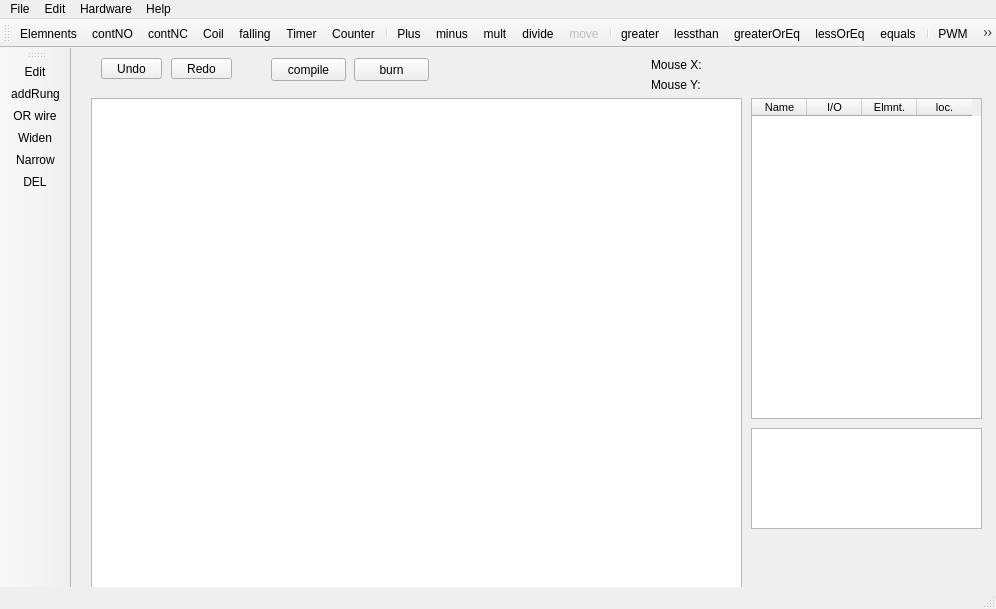
 <widget class="QMainWindow" name="MainWindow">
  <property name="geometry">
   <rect>
    <x>0</x>
    <y>0</y>
    <width>996</width>
    <height>609</height>
   </rect>
  </property>
  <property name="windowTitle">
   <string>Waltech Ladder Maker</string>
  </property>
  <widget class="QWidget" name="centralwidget">
   <widget class="QGraphicsView" name="graphicsView">
    <property name="geometry">
     <rect>
      <x>20</x>
      <y>50</y>
      <width>651</width>
      <height>521</height>
     </rect>
    </property>
    <property name="sizePolicy">
     <sizepolicy hsizetype="Expanding" vsizetype="Expanding">
      <horstretch>0</horstretch>
      <verstretch>0</verstretch>
     </sizepolicy>
    </property>
    <property name="mouseTracking">
     <bool>true</bool>
    </property>
   </widget>
   <widget class="QLabel" name="label">
    <property name="geometry">
     <rect>
      <x>580</x>
      <y>10</y>
      <width>50</width>
      <height>13</height>
     </rect>
    </property>
    <property name="text">
     <string>Mouse X:</string>
    </property>
   </widget>
   <widget class="QLabel" name="label_2">
    <property name="geometry">
     <rect>
      <x>630</x>
      <y>10</y>
      <width>50</width>
      <height>13</height>
     </rect>
    </property>
    <property name="text">
     <string/>
    </property>
   </widget>
   <widget class="QLabel" name="label_3">
    <property name="geometry">
     <rect>
      <x>580</x>
      <y>30</y>
      <width>50</width>
      <height>13</height>
     </rect>
    </property>
    <property name="text">
     <string>Mouse Y:</string>
    </property>
   </widget>
   <widget class="QLabel" name="label_4">
    <property name="geometry">
     <rect>
      <x>630</x>
      <y>30</y>
      <width>50</width>
      <height>13</height>
     </rect>
    </property>
    <property name="text">
     <string/>
    </property>
   </widget>
   <widget class="QToolButton" name="undoBbutton">
    <property name="geometry">
     <rect>
      <x>30</x>
      <y>10</y>
      <width>61</width>
      <height>21</height>
     </rect>
    </property>
    <property name="text">
     <string>Undo</string>
    </property>
    <property name="icon">
     <iconset resource="toolbaricons.qrc">
      <normaloff>:/icons/icons/CurvedArrowRightDown.svg</normaloff>:/icons/icons/CurvedArrowRightDown.svg</iconset>
    </property>
    <property name="toolButtonStyle">
     <enum>Qt::ToolButtonTextBesideIcon</enum>
    </property>
   </widget>
   <widget class="QToolButton" name="redoButton">
    <property name="geometry">
     <rect>
      <x>100</x>
      <y>10</y>
      <width>61</width>
      <height>21</height>
     </rect>
    </property>
    <property name="text">
     <string>Redo</string>
    </property>
    <property name="icon">
     <iconset resource="toolbaricons.qrc">
      <normaloff>:/icons/icons/CurvedArrowLeftDown.svg</normaloff>:/icons/icons/CurvedArrowLeftDown.svg</iconset>
    </property>
    <property name="toolButtonStyle">
     <enum>Qt::ToolButtonTextBesideIcon</enum>
    </property>
   </widget>
   <widget class="QTableWidget" name="tableWidget">
    <property name="geometry">
     <rect>
      <x>680</x>
      <y>50</y>
      <width>231</width>
      <height>321</height>
     </rect>
    </property>
    <property name="font">
     <font>
      <pointsize>8</pointsize>
     </font>
    </property>
    <property name="editTriggers">
     <set>QAbstractItemView::NoEditTriggers</set>
    </property>
    <property name="selectionMode">
     <enum>QAbstractItemView::NoSelection</enum>
    </property>
    <property name="sortingEnabled">
     <bool>true</bool>
    </property>
    <property name="cornerButtonEnabled">
     <bool>false</bool>
    </property>
    <property name="columnCount">
     <number>4</number>
    </property>
    <attribute name="horizontalHeaderVisible">
     <bool>true</bool>
    </attribute>
    <attribute name="horizontalHeaderDefaultSectionSize">
     <number>55</number>
    </attribute>
    <attribute name="verticalHeaderVisible">
     <bool>false</bool>
    </attribute>
    <attribute name="verticalHeaderDefaultSectionSize">
     <number>14</number>
    </attribute>
    <column>
     <property name="text">
      <string>Name</string>
     </property>
     <property name="font">
      <font>
       <pointsize>8</pointsize>
      </font>
     </property>
    </column>
    <column>
     <property name="text">
      <string>I/O</string>
     </property>
     <property name="font">
      <font>
       <pointsize>8</pointsize>
      </font>
     </property>
    </column>
    <column>
     <property name="text">
      <string>Elmnt.</string>
     </property>
     <property name="font">
      <font>
       <pointsize>8</pointsize>
      </font>
     </property>
    </column>
    <column>
     <property name="text">
      <string>loc.</string>
     </property>
     <property name="font">
      <font>
       <pointsize>8</pointsize>
      </font>
     </property>
    </column>
   </widget>
   <widget class="QPushButton" name="infoButton">
    <property name="geometry">
     <rect>
      <x>200</x>
      <y>10</y>
      <width>75</width>
      <height>23</height>
     </rect>
    </property>
    <property name="toolTip">
     <string>&lt;html&gt;&lt;head/&gt;&lt;body&gt;&lt;p&gt;Create hex file in your project directory&lt;/p&gt;&lt;/body&gt;&lt;/html&gt;</string>
    </property>
    <property name="whatsThis">
     <string>&lt;html&gt;&lt;head/&gt;&lt;body&gt;&lt;p&gt;This buton starts the following: &lt;/p&gt;&lt;p&gt;- creation of C code.  &lt;/p&gt;&lt;p&gt;- compiling of that cod with GCC&lt;/p&gt;&lt;p&gt;- save the resultant hex in save directory&lt;/p&gt;&lt;/body&gt;&lt;/html&gt;</string>
    </property>
    <property name="text">
     <string>compile</string>
    </property>
   </widget>
   <widget class="QTextBrowser" name="textBrowser">
    <property name="geometry">
     <rect>
      <x>680</x>
      <y>380</y>
      <width>231</width>
      <height>101</height>
     </rect>
    </property>
   </widget>
   <widget class="QPushButton" name="burnButton">
    <property name="geometry">
     <rect>
      <x>283</x>
      <y>10</y>
      <width>75</width>
      <height>23</height>
     </rect>
    </property>
    <property name="toolTip">
     <string>&lt;html&gt;&lt;head/&gt;&lt;body&gt;&lt;p&gt;Create hex file and upload it to the Hardware&lt;/p&gt;&lt;/body&gt;&lt;/html&gt;</string>
    </property>
    <property name="whatsThis">
     <string>&lt;html&gt;&lt;head/&gt;&lt;body&gt;&lt;p&gt;This buton starts the following: &lt;/p&gt;&lt;p&gt;- creation of C code.  &lt;/p&gt;&lt;p&gt;- compiling of that cod with GCC&lt;/p&gt;&lt;p&gt;- uploading of the resulting hex file to the hardware via USB&lt;/p&gt;&lt;/body&gt;&lt;/html&gt;</string>
    </property>
    <property name="text">
     <string>burn</string>
    </property>
   </widget>
  </widget>
  <widget class="QStatusBar" name="statusbar"/>
  <widget class="QToolBar" name="toolBar">
   <property name="cursor">
    <cursorShape>ArrowCursor</cursorShape>
   </property>
   <property name="contextMenuPolicy">
    <enum>Qt::PreventContextMenu</enum>
   </property>
   <property name="windowTitle">
    <string>Elements</string>
   </property>
   <attribute name="toolBarArea">
    <enum>TopToolBarArea</enum>
   </attribute>
   <attribute name="toolBarBreak">
    <bool>false</bool>
   </attribute>
   <addaction name="actionElemnents"/>
   <addaction name="actionContNO"/>
   <addaction name="actionContNC"/>
   <addaction name="actionCoil"/>
   <addaction name="actionFalling"/>
   <addaction name="actionTimer"/>
   <addaction name="actionCounter"/>
   <addaction name="separator"/>
   <addaction name="actionPlus"/>
   <addaction name="actionMinus"/>
   <addaction name="actionMult"/>
   <addaction name="actionDivide"/>
   <addaction name="actionMove"/>
   <addaction name="separator"/>
   <addaction name="actionGreater"/>
   <addaction name="actionLessthan"/>
   <addaction name="actionGreaterOrEq"/>
   <addaction name="actionLessOrEq"/>
   <addaction name="actionEquals"/>
   <addaction name="separator"/>
   <addaction name="actionPWM"/>
   <addaction name="actionADC"/>
   <addaction name="separator"/>
  </widget>
  <widget class="QMenuBar" name="menuBar">
   <property name="geometry">
    <rect>
     <x>0</x>
     <y>0</y>
     <width>996</width>
     <height>25</height>
    </rect>
   </property>
   <widget class="QMenu" name="menuFile">
    <property name="title">
     <string>File</string>
    </property>
    <addaction name="actionClose"/>
    <addaction name="actionOpen"/>
    <addaction name="actionSave"/>
    <addaction name="actionSave_As"/>
   </widget>
   <widget class="QMenu" name="menuEdit">
    <property name="title">
     <string>Edit</string>
    </property>
    <addaction name="actionUndo"/>
    <addaction name="actionRedo"/>
   </widget>
   <widget class="QMenu" name="menuHelp">
    <property name="title">
     <string>Help</string>
    </property>
    <addaction name="actionWhatsThis"/>
    <addaction name="separator"/>
    <addaction name="actionUSBHelp"/>
    <addaction name="actionArduinoUno_IO"/>
    <addaction name="actionArduinoNano_IO"/>
    <addaction name="actionArduinoMega_IO"/>
    <addaction name="actionAbout"/>
   </widget>
   <widget class="QMenu" name="menuDiagnostics">
    <property name="title">
     <string>Hardware</string>
    </property>
    <addaction name="actionWaltech"/>
    <addaction name="actionOpenPLC"/>
    <addaction name="actionArduinoUno"/>
    <addaction name="actionArduinoNano"/>
    <addaction name="actionArduinoMega"/>
    <addaction name="separator"/>
    <addaction name="actionCheck_HW_2"/>
   </widget>
   <addaction name="menuFile"/>
   <addaction name="menuEdit"/>
   <addaction name="menuDiagnostics"/>
   <addaction name="menuHelp"/>
  </widget>
  <widget class="QToolBar" name="toolBar_2">
   <property name="windowTitle">
    <string>toolBar_2</string>
   </property>
   <attribute name="toolBarArea">
    <enum>LeftToolBarArea</enum>
   </attribute>
   <attribute name="toolBarBreak">
    <bool>false</bool>
   </attribute>
   <addaction name="actionEdit_nTools"/>
   <addaction name="actionaddRung"/>
   <addaction name="actionORwire"/>
   <addaction name="actionWiden"/>
   <addaction name="actionNarrow"/>
   <addaction name="actionDEL"/>
  </widget>
  <action name="actionContNO">
   <property name="checkable">
    <bool>true</bool>
   </property>
   <property name="icon">
    <iconset resource="toolbaricons.qrc">
     <normaloff>:/icons/icons/contact_NO_button.svg</normaloff>:/icons/icons/contact_NO_button.svg</iconset>
   </property>
   <property name="text">
    <string>contNO</string>
   </property>
   <property name="toolTip">
    <string>Normally Open Contact</string>
   </property>
   <property name="whatsThis">
    <string>&lt;html&gt;&lt;head/&gt;&lt;body&gt;&lt;p&gt;&lt;span style=&quot; font-size:11pt; color:#000000;&quot;&gt;Inserts a Normally Open Contact in the ladder. &lt;/span&gt;&lt;span style=&quot; font-size:10pt; color:#000000;&quot;&gt;&lt;br/&gt;&lt;br/&gt;--A dialog window will appear.&lt;br/&gt;--Choose an input from the dropdown menu.&lt;br/&gt;--If &amp;quot;internal&amp;quot; selected and name is shared, the state will come from a Coil&lt;/span&gt;&lt;span style=&quot; color:#000000;&quot;/&gt;&lt;/p&gt;&lt;/body&gt;&lt;/html&gt;</string>
   </property>
  </action>
  <action name="actionContNC">
   <property name="checkable">
    <bool>true</bool>
   </property>
   <property name="icon">
    <iconset resource="toolbaricons.qrc">
     <normaloff>:/icons/icons/contact_NC_button.svg</normaloff>:/icons/icons/contact_NC_button.svg</iconset>
   </property>
   <property name="text">
    <string>contNC</string>
   </property>
   <property name="toolTip">
    <string>Normally Closed Contact</string>
   </property>
   <property name="whatsThis">
    <string>&lt;html&gt;&lt;head/&gt;&lt;body&gt;&lt;p&gt;&lt;span style=&quot; font-family:'Sans Serif'; font-size:11pt; color:#000000;&quot;&gt;Inserts a Normally Closed Contact in the ladder. &lt;br/&gt;&lt;br/&gt;--A dialog window will appear.&lt;br/&gt;--Choose an input from the dropdown menu.&lt;br/&gt;--If &amp;quot;internal&amp;quot; selected and name is shared, the state will come from a Coil &lt;/span&gt;&lt;/p&gt;&lt;/body&gt;&lt;/html&gt;</string>
   </property>
  </action>
  <action name="actionCoil">
   <property name="checkable">
    <bool>true</bool>
   </property>
   <property name="icon">
    <iconset resource="toolbaricons.qrc">
     <normaloff>:/icons/icons/Coil_button.svg</normaloff>:/icons/icons/Coil_button.svg</iconset>
   </property>
   <property name="text">
    <string>Coil</string>
   </property>
   <property name="toolTip">
    <string>Coil</string>
   </property>
   <property name="whatsThis">
    <string>&lt;html&gt;&lt;head/&gt;&lt;body&gt;&lt;p&gt;&lt;span style=&quot; font-size:11pt; color:#000000;&quot;&gt;Inserts a Coil in the ladder. &lt;br/&gt;&lt;br/&gt;--A dialog window will appear.&lt;br/&gt;--Choose an Output from the dropdown menu.&lt;br/&gt;--If &amp;quot;internal&amp;quot; selected and name is shared with another element, the state of this coil will pass to that element.&lt;/span&gt;&lt;/p&gt;&lt;/body&gt;&lt;/html&gt;</string>
   </property>
  </action>
  <action name="actionClose">
   <property name="text">
    <string>Close</string>
   </property>
  </action>
  <action name="actionUndo">
   <property name="text">
    <string>undo</string>
   </property>
   <property name="shortcut">
    <string>Ctrl+Z</string>
   </property>
  </action>
  <action name="actionRedo">
   <property name="text">
    <string>redo</string>
   </property>
   <property name="shortcut">
    <string>Ctrl+R</string>
   </property>
  </action>
  <action name="actionaddRung">
   <property name="checkable">
    <bool>true</bool>
   </property>
   <property name="icon">
    <iconset resource="toolbaricons.qrc">
     <normaloff>:/icons/icons/rung.png</normaloff>:/icons/icons/rung.png</iconset>
   </property>
   <property name="text">
    <string>addRung</string>
   </property>
   <property name="toolTip">
    <string>Add a Rung</string>
   </property>
   <property name="whatsThis">
    <string>&lt;html&gt;&lt;head/&gt;&lt;body&gt;&lt;span style=&quot; font-size:11pt; color:#000000;&quot;&gt;&lt;p&gt;Add a rung&lt;/p&gt;&lt;p&gt;Note: rungs can be converted to OR branches with the vertical wire tool.&lt;/p&gt;&lt;/body&gt;&lt;/html&gt;</string>
   </property>
  </action>
  <action name="actionWiden">
   <property name="checkable">
    <bool>true</bool>
   </property>
   <property name="icon">
    <iconset resource="toolbaricons.qrc">
     <normaloff>:/icons/icons/widen.png</normaloff>:/icons/icons/widen.png</iconset>
   </property>
   <property name="text">
    <string>Widen</string>
   </property>
   <property name="toolTip">
    <string>Widen rung</string>
   </property>
   <property name="whatsThis">
    <string>&lt;html&gt;&lt;head/&gt;&lt;body&gt;&lt;span style=&quot; font-size:11pt; color:#000000;&quot;&gt;&lt;p&gt;Makes the entire ladder one element width wider.&lt;/p&gt;&lt;/body&gt;&lt;/html&gt;</string>
   </property>
  </action>
  <action name="actionOpen">
   <property name="text">
    <string>Open</string>
   </property>
  </action>
  <action name="actionNew">
   <property name="text">
    <string>New</string>
   </property>
  </action>
  <action name="actionSave">
   <property name="text">
    <string>Save</string>
   </property>
  </action>
  <action name="actionDEL">
   <property name="checkable">
    <bool>true</bool>
   </property>
   <property name="icon">
    <iconset resource="toolbaricons.qrc">
     <normaloff>:/icons/icons/del.png</normaloff>:/icons/icons/del.png</iconset>
   </property>
   <property name="text">
    <string>DEL</string>
   </property>
   <property name="toolTip">
    <string>&lt;html&gt;&lt;head/&gt;&lt;body&gt;&lt;p&gt;Delete an element or empty rung &lt;/p&gt;&lt;/body&gt;&lt;/html&gt;</string>
   </property>
   <property name="whatsThis">
    <string>&lt;html&gt;&lt;head/&gt;&lt;body&gt;&lt;span style=&quot; font-size:11pt; color:#000000;&quot;&gt;&lt;p&gt;Delete an element&lt;/p&gt;&lt;p&gt;Delete an empty rung&lt;/p&gt;&lt;p&gt;Note: Use the vertical wire (OR) to delete branches. &lt;/p&gt;&lt;/body&gt;&lt;/html&gt;</string>
   </property>
  </action>
  <action name="actionORwire">
   <property name="checkable">
    <bool>true</bool>
   </property>
   <property name="icon">
    <iconset resource="toolbaricons.qrc">
     <normaloff>:/icons/icons/ORwire.png</normaloff>:/icons/icons/ORwire.png</iconset>
   </property>
   <property name="text">
    <string>OR wire</string>
   </property>
   <property name="toolTip">
    <string>&lt;html&gt;&lt;head/&gt;&lt;body&gt;&lt;p&gt;Toggles vertical wire to to OR branch.&lt;/p&gt;&lt;p&gt;Connects Rung to Rung below, Becomes OR branch&lt;/p&gt;&lt;/body&gt;&lt;/html&gt;</string>
   </property>
   <property name="whatsThis">
    <string>&lt;html&gt;&lt;head/&gt;&lt;body&gt;&lt;span style=&quot; font-size:11pt; color:#000000;&quot;&gt;&lt;p&gt;--Click to add or remove a vertical wire&lt;/p&gt;&lt;p&gt;--This tool can link rungs together to make an OR branch.&lt;/p&gt;&lt;p&gt;--Use this tool to widen or shrink the OR branch&lt;/p&gt;&lt;/body&gt;&lt;/html&gt;</string>
   </property>
  </action>
  <action name="actionNarrow">
   <property name="checkable">
    <bool>true</bool>
   </property>
   <property name="icon">
    <iconset resource="toolbaricons.qrc">
     <normaloff>:/icons/icons/narrow.png</normaloff>:/icons/icons/narrow.png</iconset>
   </property>
   <property name="text">
    <string>Narrow</string>
   </property>
   <property name="toolTip">
    <string>Remove extra empty locations</string>
   </property>
   <property name="whatsThis">
    <string>&lt;html&gt;&lt;head/&gt;&lt;body&gt;&lt;span style=&quot; font-size:11pt; color:#000000;&quot;&gt;&lt;p&gt;Narrows the ladder by one element width&lt;/p&gt;&lt;/body&gt;&lt;/html&gt;</string>
   </property>
  </action>
  <action name="actionFalling">
   <property name="checkable">
    <bool>true</bool>
   </property>
   <property name="icon">
    <iconset resource="toolbaricons.qrc">
     <normaloff>:/icons/icons/falling_button.svg</normaloff>:/icons/icons/falling_button.svg</iconset>
   </property>
   <property name="text">
    <string>falling</string>
   </property>
   <property name="toolTip">
    <string>Falling edge</string>
   </property>
   <property name="whatsThis">
    <string>&lt;html&gt;&lt;head/&gt;&lt;body&gt;&lt;p&gt;&lt;span style=&quot; font-size:11pt; color:#000000;&quot;&gt;Inserts a falling Edge in the ladder. &lt;br/&gt;&lt;br/&gt;--Creates a 10ns pulse on the rung-out when a falling edge is dected at the rung-in&lt;/span&gt;&lt;br/&gt;&lt;/p&gt;&lt;/body&gt;&lt;/html&gt;</string>
   </property>
  </action>
  <action name="actionTimer">
   <property name="checkable">
    <bool>true</bool>
   </property>
   <property name="icon">
    <iconset resource="toolbaricons.qrc">
     <normaloff>:/icons/icons/timer_button.svg</normaloff>:/icons/icons/timer_button.svg</iconset>
   </property>
   <property name="text">
    <string>Timer</string>
   </property>
   <property name="toolTip">
    <string>Timer</string>
   </property>
   <property name="whatsThis">
    <string>&lt;html&gt;&lt;head/&gt;&lt;body&gt;&lt;p&gt;&lt;span style=&quot; font-size:11pt; color:#000000;&quot;&gt;Inserts a Timer in the ladder. &lt;br/&gt;&lt;br/&gt;--A dialog window will appear.&lt;br/&gt;--Set the time delay.  10 min max (655 sec)&lt;br/&gt;--If rung-in state goes True and stays that way for the delay duration, the rung-out will go True.  &lt;br/&gt;--Timer is reset when the rung-in state goes False&lt;/p&gt;&lt;/body&gt;&lt;/html&gt;</string>
   </property>
  </action>
  <action name="actionCounter">
   <property name="checkable">
    <bool>true</bool>
   </property>
   <property name="icon">
    <iconset resource="toolbaricons.qrc">
     <normaloff>:/icons/icons/counter_button.svg</normaloff>:/icons/icons/counter_button.svg</iconset>
   </property>
   <property name="text">
    <string>Counter</string>
   </property>
   <property name="toolTip">
    <string>Counter</string>
   </property>
   <property name="whatsThis">
    <string>&lt;html&gt;&lt;head/&gt;&lt;body&gt;&lt;p&gt;&lt;span style=&quot; font-size:11pt; color:#000000;&quot;&gt;Inserts a Counter in the ladder. &lt;br/&gt;&lt;br/&gt;--A dialog window will appear.&lt;br/&gt;--Set the number of counts (setpoint).  65535 max.&lt;br/&gt;--If rung-in state goes True setpoint number of times, the rung-out will go True. &lt;br/&gt;--Choose a name.  If shared with a Coil, this will provide a Reset.&lt;/p&gt;&lt;/body&gt;&lt;/html&gt;</string>
   </property>
  </action>
  <action name="actionEdit_nTools">
   <property name="text">
    <string>Edit</string>
   </property>
  </action>
  <action name="actionElemnents">
   <property name="text">
    <string>Elemnents</string>
   </property>
  </action>
  <action name="actionWhatsThis">
   <property name="text">
    <string>WhatsThis</string>
   </property>
   <property name="toolTip">
    <string>&lt;html&gt;&lt;head/&gt;&lt;body&gt;&lt;p&gt;Click this to get help with a tool&lt;/p&gt;&lt;/body&gt;&lt;/html&gt;</string>
   </property>
  </action>
  <action name="actionCheck_HW">
   <property name="text">
    <string>Test Hardware</string>
   </property>
   <property name="toolTip">
    <string>&lt;html&gt;&lt;head/&gt;&lt;body&gt;&lt;p&gt;Checks USB&lt;/p&gt;&lt;/body&gt;&lt;/html&gt;</string>
   </property>
   <property name="whatsThis">
    <string>Checks USB connection, programmer, and controller.</string>
   </property>
  </action>
  <action name="actionUSBHelp">
   <property name="text">
    <string>USB</string>
   </property>
  </action>
  <action name="actionSettings">
   <property name="checkable">
    <bool>true</bool>
   </property>
   <property name="text">
    <string>Settings</string>
   </property>
  </action>
  <action name="actionWaltech">
   <property name="checkable">
    <bool>true</bool>
   </property>
   <property name="checked">
    <bool>true</bool>
   </property>
   <property name="text">
    <string>Waltech</string>
   </property>
   <property name="autoRepeat">
    <bool>false</bool>
   </property>
   <property name="menuRole">
    <enum>QAction::ApplicationSpecificRole</enum>
   </property>
  </action>
  <action name="actionArduinoUno">
   <property name="checkable">
    <bool>true</bool>
   </property>
   <property name="text">
    <string>Arduino Uno</string>
   </property>
   <property name="menuRole">
    <enum>QAction::ApplicationSpecificRole</enum>
   </property>
  </action>
  <action name="actionCheck_HW_2">
   <property name="text">
    <string>Test USB</string>
   </property>
   <property name="toolTip">
    <string>Test USB connection, drver, programmer, hardware</string>
   </property>
  </action>
  <action name="actionArduinoUno_IO">
   <property name="text">
    <string>Arduino Uno IO</string>
   </property>
  </action>
  <action name="actionSave_As">
   <property name="text">
    <string>Save As</string>
   </property>
  </action>
  <action name="actionAbout">
   <property name="text">
    <string>About</string>
   </property>
  </action>
  <action name="actionPlus">
   <property name="checkable">
    <bool>true</bool>
   </property>
   <property name="icon">
    <iconset resource="toolbaricons.qrc">
     <normaloff>:/icons/icons/plus.svg</normaloff>:/icons/icons/plus.svg</iconset>
   </property>
   <property name="text">
    <string>Plus</string>
   </property>
   <property name="whatsThis">
    <string>&lt;html&gt;&lt;head/&gt;&lt;body&gt;&lt;span style=&quot; font-size:11pt; color:#000000;&quot;&gt;&lt;p&gt;Add. &lt;/p&gt;&lt;p&gt;Must be paced on far right.&lt;/p&gt;&lt;p&gt;Sources can be a constant or a name of another element. &lt;/p&gt;&lt;p&gt;sources and result are 16 bit signed.  (-32767 to 32767)&lt;/p&gt;&lt;/body&gt;&lt;/html&gt;</string>
   </property>
  </action>
  <action name="actionMinus">
   <property name="checkable">
    <bool>true</bool>
   </property>
   <property name="icon">
    <iconset resource="toolbaricons.qrc">
     <normaloff>:/icons/icons/minus.svg</normaloff>:/icons/icons/minus.svg</iconset>
   </property>
   <property name="text">
    <string>minus</string>
   </property>
   <property name="whatsThis">
    <string>&lt;html&gt;&lt;head/&gt;&lt;body&gt;&lt;span style=&quot; font-size:11pt; color:#000000;&quot;&gt;&lt;p&gt;Subtract. &lt;/p&gt;&lt;p&gt;Must be paced on far right.&lt;/p&gt;&lt;p&gt;Sources can be a constant or a name of another element. &lt;/p&gt;&lt;p&gt;sources and result are 16 bit signed.  (-32767 to 32767)&lt;/p&gt;&lt;p&gt;&lt;br/&gt;&lt;/p&gt;&lt;/body&gt;&lt;/html&gt;</string>
   </property>
  </action>
  <action name="actionEquals">
   <property name="checkable">
    <bool>true</bool>
   </property>
   <property name="icon">
    <iconset resource="toolbaricons.qrc">
     <normaloff>:/icons/icons/equ.svg</normaloff>:/icons/icons/equ.svg</iconset>
   </property>
   <property name="text">
    <string>equals</string>
   </property>
   <property name="whatsThis">
    <string>&lt;html&gt;&lt;head/&gt;&lt;body&gt;&lt;p&gt;Comparison: Equals.&lt;/p&gt;&lt;p&gt;Conductive if true.&lt;/p&gt;&lt;p&gt;Sources can be a constant or a name of another element. &lt;/p&gt;&lt;p&gt;&lt;br/&gt;&lt;/p&gt;&lt;/body&gt;&lt;/html&gt;</string>
   </property>
  </action>
  <action name="actionMove">
   <property name="checkable">
    <bool>true</bool>
   </property>
   <property name="enabled">
    <bool>false</bool>
   </property>
   <property name="icon">
    <iconset resource="toolbaricons.qrc">
     <normaloff>:/icons/icons/move.svg</normaloff>:/icons/icons/move.svg</iconset>
   </property>
   <property name="text">
    <string>move</string>
   </property>
   <property name="visible">
    <bool>false</bool>
   </property>
  </action>
  <action name="actionDivide">
   <property name="checkable">
    <bool>true</bool>
   </property>
   <property name="icon">
    <iconset resource="toolbaricons.qrc">
     <normaloff>:/icons/icons/divide.svg</normaloff>:/icons/icons/divide.svg</iconset>
   </property>
   <property name="text">
    <string>divide</string>
   </property>
   <property name="whatsThis">
    <string>&lt;html&gt;&lt;head/&gt;&lt;body&gt;&lt;span style=&quot; font-size:11pt; color:#000000;&quot;&gt;&lt;p&gt;Divide. &lt;/p&gt;&lt;p&gt;Must be paced on far right.&lt;/p&gt;&lt;p&gt;Sources can be a constant or a name of another element. &lt;/p&gt;&lt;p&gt;sources and result are 16 bit signed.  (-32767 to 32767)&lt;/p&gt;&lt;p&gt;Divide by zero OK.&lt;/p&gt;&lt;/body&gt;&lt;/html&gt;</string>
   </property>
  </action>
  <action name="actionMult">
   <property name="checkable">
    <bool>true</bool>
   </property>
   <property name="icon">
    <iconset resource="toolbaricons.qrc">
     <normaloff>:/icons/icons/times.svg</normaloff>:/icons/icons/times.svg</iconset>
   </property>
   <property name="text">
    <string>mult</string>
   </property>
   <property name="whatsThis">
    <string>&lt;html&gt;&lt;head/&gt;&lt;body&gt;&lt;span style=&quot; font-size:11pt; color:#000000;&quot;&gt;&lt;p&gt;Multiply.&lt;/p&gt;&lt;p&gt;Must be paced on far right.&lt;/p&gt;&lt;p&gt;Sources can be a constant or a name of another element. &lt;/p&gt;&lt;p&gt;sources and result are 16 bit signed.  (-32767 to 32767)&lt;/p&gt;&lt;/body&gt;&lt;/html&gt;</string>
   </property>
  </action>
  <action name="actionGreater">
   <property name="checkable">
    <bool>true</bool>
   </property>
   <property name="icon">
    <iconset resource="toolbaricons.qrc">
     <normaloff>:/icons/icons/greater_than.svg</normaloff>:/icons/icons/greater_than.svg</iconset>
   </property>
   <property name="text">
    <string>greater</string>
   </property>
   <property name="whatsThis">
    <string>&lt;html&gt;&lt;head/&gt;&lt;body&gt;&lt;span style=&quot; font-size:11pt; color:#000000;&quot;&gt;&lt;p&gt;Comparison: Greater Than.&lt;/p&gt;&lt;p&gt;Conductive if true.&lt;/p&gt;&lt;p&gt;Sources can be a constant or a name of another element.&lt;/p&gt;&lt;/body&gt;&lt;/html&gt;</string>
   </property>
  </action>
  <action name="actionLessthan">
   <property name="checkable">
    <bool>true</bool>
   </property>
   <property name="icon">
    <iconset resource="toolbaricons.qrc">
     <normaloff>:/icons/icons/less_than.svg</normaloff>:/icons/icons/less_than.svg</iconset>
   </property>
   <property name="text">
    <string>lessthan</string>
   </property>
   <property name="whatsThis">
    <string>&lt;html&gt;&lt;head/&gt;&lt;body&gt;&lt;span style=&quot; font-size:11pt; color:#000000;&quot;&gt;&lt;p&gt;Comparison: Less Than.&lt;/p&gt;&lt;p&gt;Conductive if true.&lt;/p&gt;&lt;p&gt;Sources can be a constant or a name of another element.&lt;/p&gt;&lt;/body&gt;&lt;/html&gt;</string>
   </property>
  </action>
  <action name="actionGreaterOrEq">
   <property name="checkable">
    <bool>true</bool>
   </property>
   <property name="icon">
    <iconset resource="toolbaricons.qrc">
     <normaloff>:/icons/icons/greater_than_or_eq.svg</normaloff>:/icons/icons/greater_than_or_eq.svg</iconset>
   </property>
   <property name="text">
    <string>greaterOrEq</string>
   </property>
   <property name="whatsThis">
    <string>&lt;html&gt;&lt;head/&gt;&lt;body&gt;&lt;span style=&quot; font-size:11pt; color:#000000;&quot;&gt;&lt;p&gt;Comparison: Greater Than or Equal.&lt;/p&gt;&lt;p&gt;Conductive if true.&lt;/p&gt;&lt;p&gt;Sources can be a constant or a name of another element.&lt;/p&gt;&lt;/body&gt;&lt;/html&gt;</string>
   </property>
  </action>
  <action name="actionLessOrEq">
   <property name="checkable">
    <bool>true</bool>
   </property>
   <property name="icon">
    <iconset resource="toolbaricons.qrc">
     <normaloff>:/icons/icons/less_than_or_eq.svg</normaloff>:/icons/icons/less_than_or_eq.svg</iconset>
   </property>
   <property name="text">
    <string>lessOrEq</string>
   </property>
   <property name="whatsThis">
    <string>&lt;html&gt;&lt;head/&gt;&lt;body&gt;&lt;p&gt;Comparison: Less Than or Equal.&lt;/p&gt;&lt;p&gt;Conductive if true.&lt;/p&gt;&lt;p&gt;Sources can be a constant or a name of another element.&lt;/p&gt;&lt;/body&gt;&lt;/html&gt;</string>
   </property>
  </action>
  <action name="actionPWM">
   <property name="checkable">
    <bool>true</bool>
   </property>
   <property name="icon">
    <iconset resource="toolbaricons.qrc">
     <normaloff>:/icons/icons/PWM.svg</normaloff>:/icons/icons/PWM.svg</iconset>
   </property>
   <property name="text">
    <string>PWM</string>
   </property>
   <property name="whatsThis">
    <string>&lt;html&gt;&lt;head/&gt;&lt;body&gt;&lt;p&gt;&lt;span style=&quot; color:#000000;&quot;&gt;Pulse width modulated output. &lt;/span&gt;&lt;/p&gt;&lt;p&gt;&lt;span style=&quot; color:#000000;&quot;&gt;Must be placed on far right.&lt;/span&gt;&lt;/p&gt;&lt;p&gt;&lt;span style=&quot; color:#000000;&quot;&gt;Active if rung in state True.&lt;/span&gt;&lt;/p&gt;&lt;p&gt;&lt;span style=&quot; color:#000000;&quot;&gt;Menu item will be greyed if PWM not available on this hardware.&lt;/span&gt;&lt;/p&gt;&lt;p&gt;&lt;span style=&quot; color:#000000;&quot;&gt;If output set to &amp;quot;Internal&amp;quot; PWM will be de-activated&lt;/span&gt;&lt;/p&gt;&lt;p&gt;&lt;span style=&quot; color:#000000;&quot;&gt;NOTES:&lt;/span&gt;&lt;/p&gt;&lt;p&gt;&lt;span style=&quot; color:#000000;&quot;&gt;If two PWM elements exist in the ladder with the same hardware output, the first active one will apply. This allows to set a single output to different levels.&lt;/span&gt;&lt;/p&gt;&lt;p&gt;&lt;span style=&quot; color:#000000;&quot;&gt;The PWM frequency is fixed at 16khz. &lt;/span&gt;&lt;/p&gt;&lt;/body&gt;&lt;/html&gt;</string>
   </property>
  </action>
  <action name="actionADC">
   <property name="checkable">
    <bool>true</bool>
   </property>
   <property name="icon">
    <iconset resource="toolbaricons.qrc">
     <normaloff>:/icons/icons/ADC.svg</normaloff>:/icons/icons/ADC.svg</iconset>
   </property>
   <property name="text">
    <string>ADC</string>
   </property>
   <property name="whatsThis">
    <string>&lt;html&gt;&lt;head/&gt;&lt;body&gt;&lt;span style=&quot; font-size:11pt; color:#000000;&quot;&gt;&lt;p&gt;ADC. Measure Voltage.&lt;/p&gt;&lt;p&gt;Ten bit output (0 to 1024)&lt;/p&gt;&lt;p&gt;5v (AVcc) refrence.  value = (Vin x 1024)÷5&lt;/p&gt;&lt;p&gt;Must be placed on far right.&lt;/p&gt;&lt;p&gt;Active if rung in state True.&lt;/p&gt;&lt;p&gt;Menu item will be greyed if ADC not available on this hardware.&lt;/p&gt;&lt;p&gt;if input set to &amp;quot;Internal&amp;quot; ADC will be de-activated.&lt;/p&gt;&lt;p&gt;&lt;br/&gt;&lt;/p&gt;&lt;/body&gt;&lt;/html&gt;</string>
   </property>
  </action>
  <action name="actionArduinoMega_IO">
   <property name="text">
    <string>Arduino Mega IO</string>
   </property>
  </action>
  <action name="actionArduinoMega">
   <property name="checkable">
    <bool>true</bool>
   </property>
   <property name="text">
    <string>Arduino Mega</string>
   </property>
  </action>
  <action name="actionArduinoNano">
   <property name="checkable">
    <bool>true</bool>
   </property>
   <property name="text">
    <string>Arduino Nano</string>
   </property>
   <property name="menuRole">
    <enum>QAction::ApplicationSpecificRole</enum>
   </property>
  </action>
  <action name="actionArduinoNano_IO">
   <property name="text">
    <string>Arduino Nano IO</string>
   </property>
  </action>
  <action name="actionOpenPLC">
   <property name="checkable">
    <bool>true</bool>
   </property>
   <property name="text">
    <string>OpenPLC</string>
   </property>
   <property name="menuRole">
    <enum>QAction::ApplicationSpecificRole</enum>
   </property>
  </action>
  <action name="actionCompile_Hex">
   <property name="text">
    <string>Compile &amp;Hex</string>
   </property>
  </action>
 </widget>
